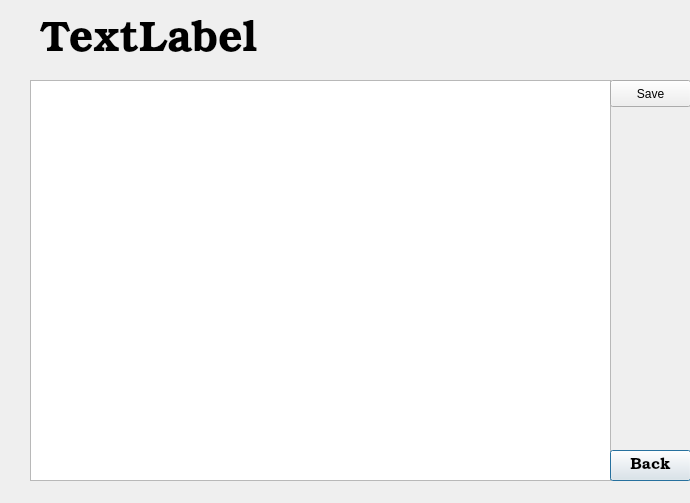
<?xml version="1.0" encoding="UTF-8"?>
<ui version="4.0">
 <class>Dialog</class>
 <widget class="QDialog" name="Dialog">
  <property name="geometry">
   <rect>
    <x>0</x>
    <y>0</y>
    <width>690</width>
    <height>503</height>
   </rect>
  </property>
  <property name="windowTitle">
   <string>Dialog</string>
  </property>
  <widget class="QListWidget" name="listProduct">
   <property name="geometry">
    <rect>
     <x>30</x>
     <y>80</y>
     <width>581</width>
     <height>401</height>
    </rect>
   </property>
   <property name="font">
    <font>
     <family>URW Bookman L</family>
     <pointsize>16</pointsize>
    </font>
   </property>
  </widget>
  <widget class="QLabel" name="label">
   <property name="geometry">
    <rect>
     <x>40</x>
     <y>20</y>
     <width>641</width>
     <height>41</height>
    </rect>
   </property>
   <property name="font">
    <font>
     <family>URW Bookman L</family>
     <pointsize>32</pointsize>
    </font>
   </property>
   <property name="text">
    <string>TextLabel</string>
   </property>
  </widget>
  <widget class="QPushButton" name="pushBack">
   <property name="geometry">
    <rect>
     <x>610</x>
     <y>450</y>
     <width>81</width>
     <height>31</height>
    </rect>
   </property>
   <property name="font">
    <font>
     <family>URW Bookman L</family>
     <pointsize>12</pointsize>
    </font>
   </property>
   <property name="text">
    <string>Back</string>
   </property>
  </widget>
  <widget class="QPushButton" name="save">
   <property name="geometry">
    <rect>
     <x>610</x>
     <y>80</y>
     <width>81</width>
     <height>27</height>
    </rect>
   </property>
   <property name="text">
    <string>Save</string>
   </property>
  </widget>
 </widget>
 <resources/>
 <connections/>
</ui>
